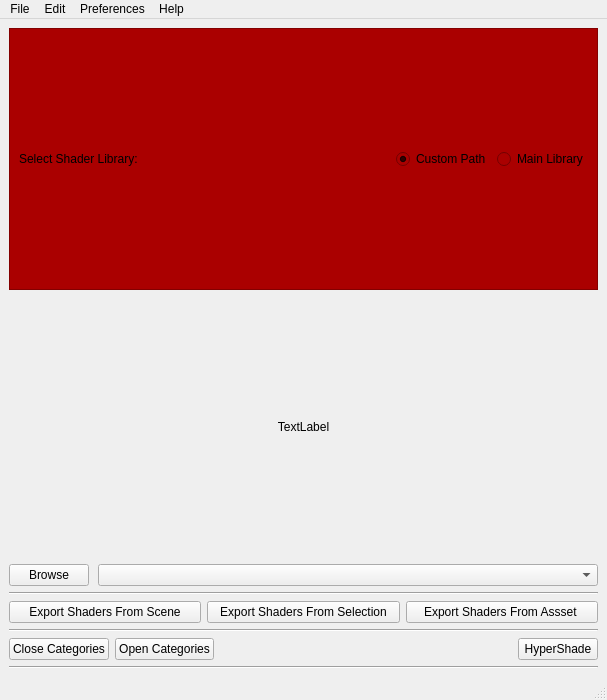
<?xml version="1.0" encoding="UTF-8"?>
<ui version="4.0">
 <class>dylon_win</class>
 <widget class="QMainWindow" name="dylon_win">
  <property name="geometry">
   <rect>
    <x>0</x>
    <y>0</y>
    <width>607</width>
    <height>700</height>
   </rect>
  </property>
  <property name="windowTitle">
   <string>DYLON Shader Library</string>
  </property>
  <widget class="QWidget" name="centralwidget">
   <layout class="QVBoxLayout" name="verticalLayout">
    <item>
     <layout class="QHBoxLayout" name="horizontalLayout_3">
      <item>
       <widget class="QFrame" name="frame">
        <property name="styleSheet">
         <string notr="true">background-color: rgb(170, 0, 0);</string>
        </property>
        <property name="frameShape">
         <enum>QFrame::StyledPanel</enum>
        </property>
        <property name="frameShadow">
         <enum>QFrame::Raised</enum>
        </property>
        <layout class="QHBoxLayout" name="horizontalLayout_4">
         <item>
          <widget class="QLabel" name="label">
           <property name="text">
            <string>Select Shader Library:</string>
           </property>
          </widget>
         </item>
         <item>
          <spacer name="horizontalSpacer">
           <property name="orientation">
            <enum>Qt::Horizontal</enum>
           </property>
           <property name="sizeHint" stdset="0">
            <size>
             <width>275</width>
             <height>20</height>
            </size>
           </property>
          </spacer>
         </item>
         <item>
          <widget class="QRadioButton" name="custom_path_rbtn">
           <property name="text">
            <string>Custom Path</string>
           </property>
           <property name="checked">
            <bool>true</bool>
           </property>
           <attribute name="buttonGroup">
            <string>buttonGroup</string>
           </attribute>
          </widget>
         </item>
         <item>
          <widget class="QRadioButton" name="main_lib_rbtn">
           <property name="text">
            <string>Main Library</string>
           </property>
           <property name="checked">
            <bool>false</bool>
           </property>
           <attribute name="buttonGroup">
            <string>buttonGroup</string>
           </attribute>
          </widget>
         </item>
        </layout>
       </widget>
      </item>
     </layout>
    </item>
    <item>
     <layout class="QVBoxLayout" name="verticalLayout_3">
      <item>
       <widget class="QLabel" name="image_ui">
        <property name="text">
         <string>TextLabel</string>
        </property>
        <property name="alignment">
         <set>Qt::AlignCenter</set>
        </property>
       </widget>
      </item>
     </layout>
    </item>
    <item>
     <layout class="QHBoxLayout" name="horizontalLayout">
      <item>
       <widget class="QPushButton" name="browse_lib_btn">
        <property name="text">
         <string>Browse</string>
        </property>
       </widget>
      </item>
      <item>
       <spacer name="horizontalSpacer_2">
        <property name="orientation">
         <enum>Qt::Horizontal</enum>
        </property>
        <property name="sizeHint" stdset="0">
         <size>
          <width>40</width>
          <height>20</height>
         </size>
        </property>
       </spacer>
      </item>
      <item>
       <widget class="QComboBox" name="lib_path_cmb">
        <property name="minimumSize">
         <size>
          <width>500</width>
          <height>0</height>
         </size>
        </property>
       </widget>
      </item>
     </layout>
    </item>
    <item>
     <widget class="Line" name="line">
      <property name="orientation">
       <enum>Qt::Horizontal</enum>
      </property>
     </widget>
    </item>
    <item>
     <layout class="QHBoxLayout" name="horizontalLayout_2">
      <item>
       <widget class="QPushButton" name="exportAll_btn">
        <property name="text">
         <string>Export Shaders From Scene</string>
        </property>
       </widget>
      </item>
      <item>
       <widget class="QPushButton" name="exportSel_btn">
        <property name="text">
         <string>Export Shaders From Selection</string>
        </property>
       </widget>
      </item>
      <item>
       <widget class="QPushButton" name="exportAsset_btn">
        <property name="text">
         <string>Export Shaders From Assset </string>
        </property>
       </widget>
      </item>
     </layout>
    </item>
    <item>
     <widget class="Line" name="line_2">
      <property name="orientation">
       <enum>Qt::Horizontal</enum>
      </property>
     </widget>
    </item>
    <item>
     <layout class="QHBoxLayout" name="horizontalLayout_5">
      <item>
       <widget class="QPushButton" name="pushButton">
        <property name="text">
         <string>Close Categories</string>
        </property>
       </widget>
      </item>
      <item>
       <widget class="QPushButton" name="pushButton_6">
        <property name="text">
         <string>Open Categories</string>
        </property>
       </widget>
      </item>
      <item>
       <spacer name="horizontalSpacer_3">
        <property name="orientation">
         <enum>Qt::Horizontal</enum>
        </property>
        <property name="sizeHint" stdset="0">
         <size>
          <width>40</width>
          <height>20</height>
         </size>
        </property>
       </spacer>
      </item>
      <item>
       <widget class="QPushButton" name="hyperShade_btn">
        <property name="text">
         <string>HyperShade</string>
        </property>
       </widget>
      </item>
     </layout>
    </item>
    <item>
     <widget class="Line" name="line_3">
      <property name="orientation">
       <enum>Qt::Horizontal</enum>
      </property>
     </widget>
    </item>
    <item>
     <layout class="QVBoxLayout" name="asd"/>
    </item>
   </layout>
  </widget>
  <widget class="QMenuBar" name="menubar">
   <property name="geometry">
    <rect>
     <x>0</x>
     <y>0</y>
     <width>607</width>
     <height>21</height>
    </rect>
   </property>
   <widget class="QMenu" name="menuFile">
    <property name="title">
     <string>File</string>
    </property>
    <addaction name="actionExplore_Library"/>
    <addaction name="actionZip_Library"/>
    <addaction name="actionImport_Selected"/>
   </widget>
   <widget class="QMenu" name="menuEdit">
    <property name="title">
     <string>Edit</string>
    </property>
    <addaction name="deleteSelectedShaders"/>
    <addaction name="actionCreate_Preview"/>
    <addaction name="actionDelete_Versions"/>
   </widget>
   <widget class="QMenu" name="menuPreferences">
    <property name="title">
     <string>Preferences</string>
    </property>
    <addaction name="actionSetMain_Library"/>
    <addaction name="actionClear_History"/>
   </widget>
   <widget class="QMenu" name="menuHelp">
    <property name="title">
     <string>Help</string>
    </property>
    <addaction name="actionAbout"/>
   </widget>
   <addaction name="menuFile"/>
   <addaction name="menuEdit"/>
   <addaction name="menuPreferences"/>
   <addaction name="menuHelp"/>
  </widget>
  <widget class="QStatusBar" name="statusbar"/>
  <action name="actionSetMain_Library">
   <property name="text">
    <string>Set Main Lirary Path</string>
   </property>
  </action>
  <action name="deleteSelectedShaders">
   <property name="text">
    <string>Delete Selected Shader</string>
   </property>
  </action>
  <action name="actionCreate_Preview">
   <property name="text">
    <string>Create Preview</string>
   </property>
  </action>
  <action name="actionClear_History">
   <property name="text">
    <string>Clear History</string>
   </property>
  </action>
  <action name="actionZip_Library">
   <property name="text">
    <string>Zip Library</string>
   </property>
  </action>
  <action name="actionDelete_Versions">
   <property name="text">
    <string>Delete Versions</string>
   </property>
  </action>
  <action name="actionExplore_Library">
   <property name="text">
    <string>Explore Library</string>
   </property>
  </action>
  <action name="actionAbout">
   <property name="text">
    <string>About</string>
   </property>
  </action>
  <action name="actionImport_Selected">
   <property name="text">
    <string>Import Selected</string>
   </property>
  </action>
 </widget>
 <resources/>
 <connections>
  <connection>
   <sender>custom_path_rbtn</sender>
   <signal>toggled(bool)</signal>
   <receiver>lib_path_cmb</receiver>
   <slot>setEnabled(bool)</slot>
   <hints>
    <hint type="sourcelabel">
     <x>499</x>
     <y>86</y>
    </hint>
    <hint type="destinationlabel">
     <x>507</x>
     <y>294</y>
    </hint>
   </hints>
  </connection>
  <connection>
   <sender>custom_path_rbtn</sender>
   <signal>toggled(bool)</signal>
   <receiver>browse_lib_btn</receiver>
   <slot>setEnabled(bool)</slot>
   <hints>
    <hint type="sourcelabel">
     <x>499</x>
     <y>86</y>
    </hint>
    <hint type="destinationlabel">
     <x>60</x>
     <y>296</y>
    </hint>
   </hints>
  </connection>
 </connections>
 <buttongroups>
  <buttongroup name="buttonGroup"/>
 </buttongroups>
</ui>
